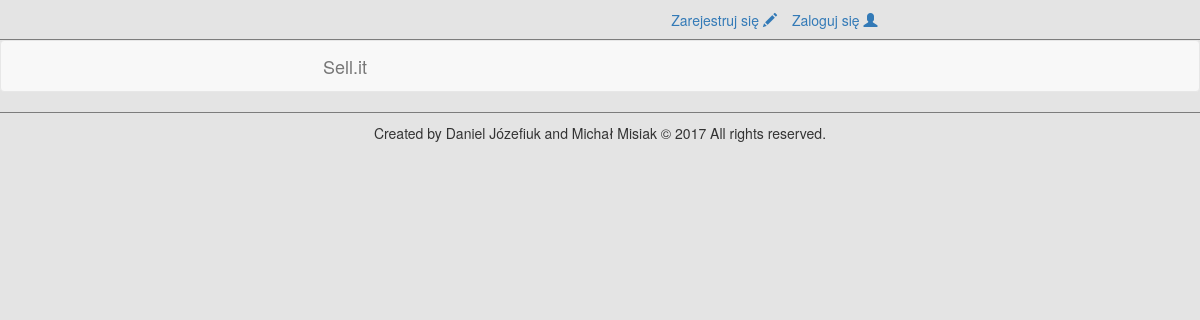
/index.php/announcments, run on an earlier commit of the app's database.
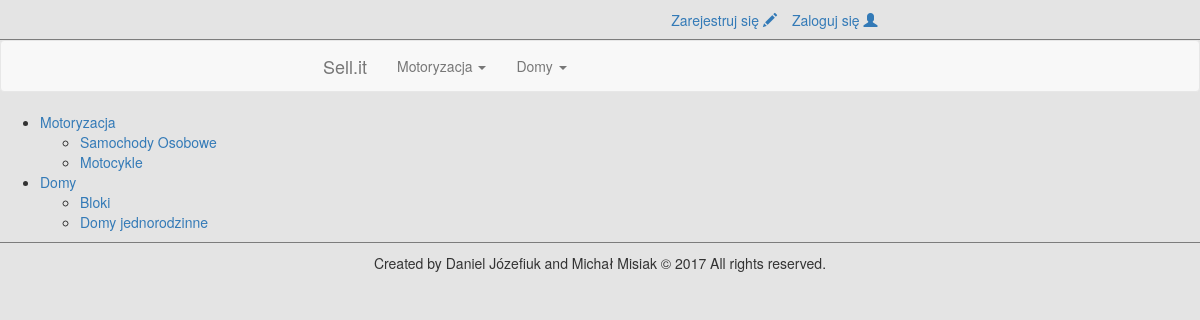
And on a later commit of the database.
### tables this page shows
CREATE TABLE `categories` (
  `id` int(11) NOT NULL,
  `ownerId` int(11) NOT NULL,
  `name` tinytext NOT NULL
);

### application/controllers/Announcments.php (called while the page is built, shortened)
<?php
class Announcments extends CI_Controller {
  public function __construct() {
    $this->load->helper(array('url','text'));
    $this->load->library('session');
    $this->load->library('pagination');
    $this->load->model('userManager');
    $this->load->model('profileManager');
    $this->load->model('announcmentsManager');
  }
  public function index() {
    $data['title']='Wszystkie ogłoszenia';
    $this->load->view('templates/header',$data);
    $this->load->view('templates/topbar');
    $this->load->view('templates/navbar');
    $this->load->view('announcments/index');
    $this->load->view('templates/footer');
    $this->load->view('templates/end');
  }
}

### index.php (called while the page is built, shortened)
<?php
require_once BASEPATH.'core/CodeIgniter.php';

### application/models/UserManager.php (called while the page is built, shortened)
<?php
class UserManager extends CI_Model {
  public function isLogged() {
    if($this->session->has_userdata('logged')) return true;
    else return false;
  }
}

### application/views/announcments/index.php (the view)
<ul class="categories">
<?php
$cats=$this->db->get_where('categories',array('ownerId'=>1))->result_array();
foreach($cats as $a) {
  ?>
  <li><?=anchor(site_url('announcments/category/'.$a['id'].'/'.strtolower(str_replace('_','-',$a['name']))),str_replace('_',' ',$a['name']))?></li>
  <?php
  $subs=$this->db->get_where('categories',array('ownerId'=>$a['id']))->result_array();
  if($subs) {
    ?>
    <ul>
      <?php
      foreach($subs as $b) {
        ?>
        <li><?=anchor(site_url('announcments/category/'.$b['id'].'/'.strtolower(str_replace('_','-',$b['name']))),str_replace('_',' ',$b['name']))?></li>
        <?php
      }
      ?>
    </ul>
    <?php
  }
}
?>
</ul>

### application/views/templates/header.php (shortened to what this page needs)
<!DOCTYPE html>
<html lang="pl">
<head>
  <link rel="stylesheet" href="<?=base_url().'assets/css/bootstrap.min.css'?>">
  <link rel="stylesheet" href="<?=base_url().'assets/css/style.css'?>">
</head>
<body>

### application/views/templates/topbar.php
<section class="top-panel">
  <div class="col-lg-12">
    <div class="col-lg-6 col-lg-offset-3 col-md-offset-1 col-md-10 text-right top-padding">
  <?php
  if($this->userManager->isLogged()) {
    ?>
      <p class="user-anchor">Witaj, <?=anchor('profile',$this->session->userdata('name').' '.$this->session->userdata('surname'), $arrayName = array('class' => 'user-anchor')).', ( '.anchor(site_url('messages'),'Wiadomości', $arrayName = array('class' => 'user-anchor')).' ), '.anchor('wyloguj','Wyloguj', $arrayName = array('class' => 'user-anchor'))?></p>
    <?php
  }
  else {
    ?>
    <div>
      <span class="margined"><?=anchor('rejestracja','Zarejestruj się  <span class="glyphicon glyphicon-pencil"></span>').'</span><span>'.anchor('logowanie','Zaloguj się <span class="glyphicon glyphicon-user"></span>')?></span>
    </div>
    <?php
  }
  ?>
    </div>
  </div>
</section>

### application/views/templates/navbar.php (shortened to what this page needs)
<nav class="navbar navbar-default">
  <div class="container-fluid">
    <div class="col-lg-6 col-lg-offset-3 col-md-offset-1 col-md-10">
      <div class="navbar-header">
        <a class="navbar-brand" href="<?=site_url()?>">Sell.it</a>
      </div>
      <div class="collapse navbar-collapse" id="bs-example-navbar-collapse-1">
        <ul class="nav navbar-nav">
          <?php
          $cats=$this->db->get_where('categories',array('ownerId'=>1))->result_array();
          foreach($cats as $a) {
            ?>
            <li class="dropdown">
              <a href="#" class="dropdown-toggle" type="button" id="dropdownMenu" data-toggle="dropdown"><?=$a['name']?>
                <span class="caret"></span>
              </a>
              <?php
              $subs=$this->db->get_where('categories',array('ownerId'=>$a['id']))->result_array();
              if($subs) {
                ?>
            </li>
                <?php
              }
            }
            ?>
        </ul>
      </div>
    </div>
  </div>
</nav>

### application/views/templates/footer.php (shortened to what this page needs)
<footer class="text-center">
  Created by Daniel Józefiuk and Michał Misiak &copy; 2017 All rights reserved.
</footer>

### application/views/templates/end.php
</body>
</html>

### assets/css/style.css (style rules this page uses)
body { background: #E4E4E4; margin: 0px; }
.top-panel { height: 40px; padding: 10px 0px 20px; border-bottom: 1px solid #7C7C7C; }
footer { clear:both; height: 50px; padding: 10px 0px 30px; border-top: 1px solid #7C7C7C; }
.margined { padding:0px 15px; }

What changed in the data, as far as the page shows it:
added categories: name "Motoryzacja", id+name "Motoryzacja"
added categories: name "Domy", id+name "Domy"
added categories: id+name "Samochody Osobowe", shown under "Motoryzacja"
added categories: id+name "Motocykle", shown under "Motoryzacja"
added categories: id+name "Bloki", shown under "Domy"
added categories: id+name "Domy jednorodzinne", shown under "Domy"
